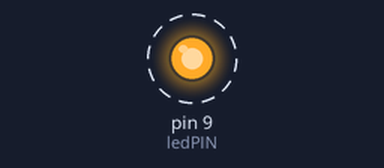
The sketch below on a simulated Arduino Uno, built with avr-gcc and run on an emulated ATmega328P. Shown: output pins drawn as LEDs (lit = HIGH). Dashed ring = blinking.

Above: at 0.5 s.
Timing chart, 0 to 4.6 s (numbered marks = the images above):
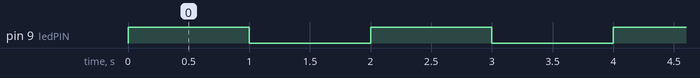

The sketch:

LED.ino
```cpp
const int ledPIN = 9;

void setup() {
  Serial.begin(9600);    //iniciar puerto serie
  pinMode(ledPIN , OUTPUT);  //definir pin como salida
}

void loop(){
  digitalWrite(ledPIN , HIGH);   // poner el Pin en HIGH
  delay(1000);                   // esperar un segundo
  digitalWrite(ledPIN , LOW);    // poner el Pin en LOW
  delay(1000);                   // esperar un segundo
}
```

Measured:
- by itself, pin 9 (ledPIN): alternates HIGH for 1.0 s and LOW for 1.0 s
